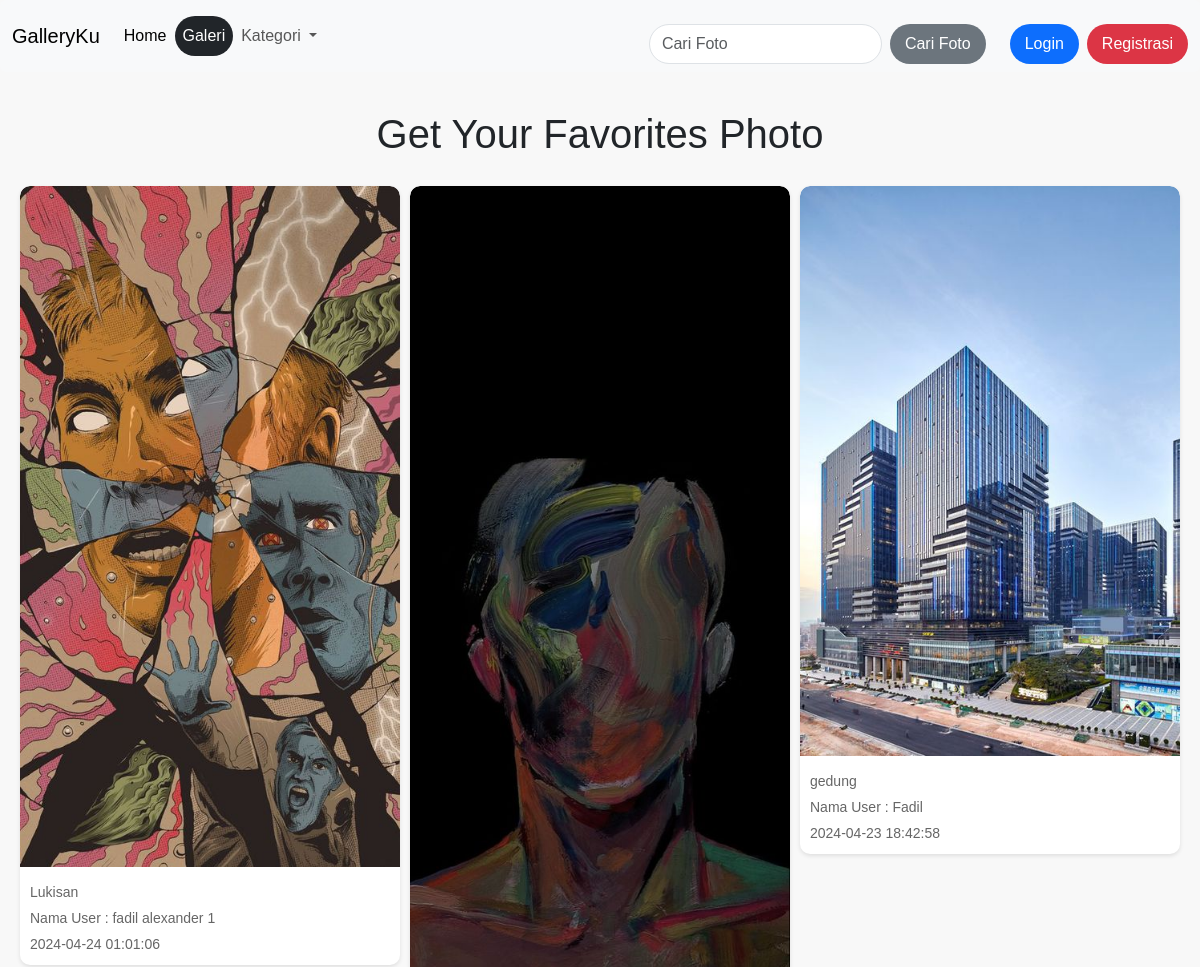
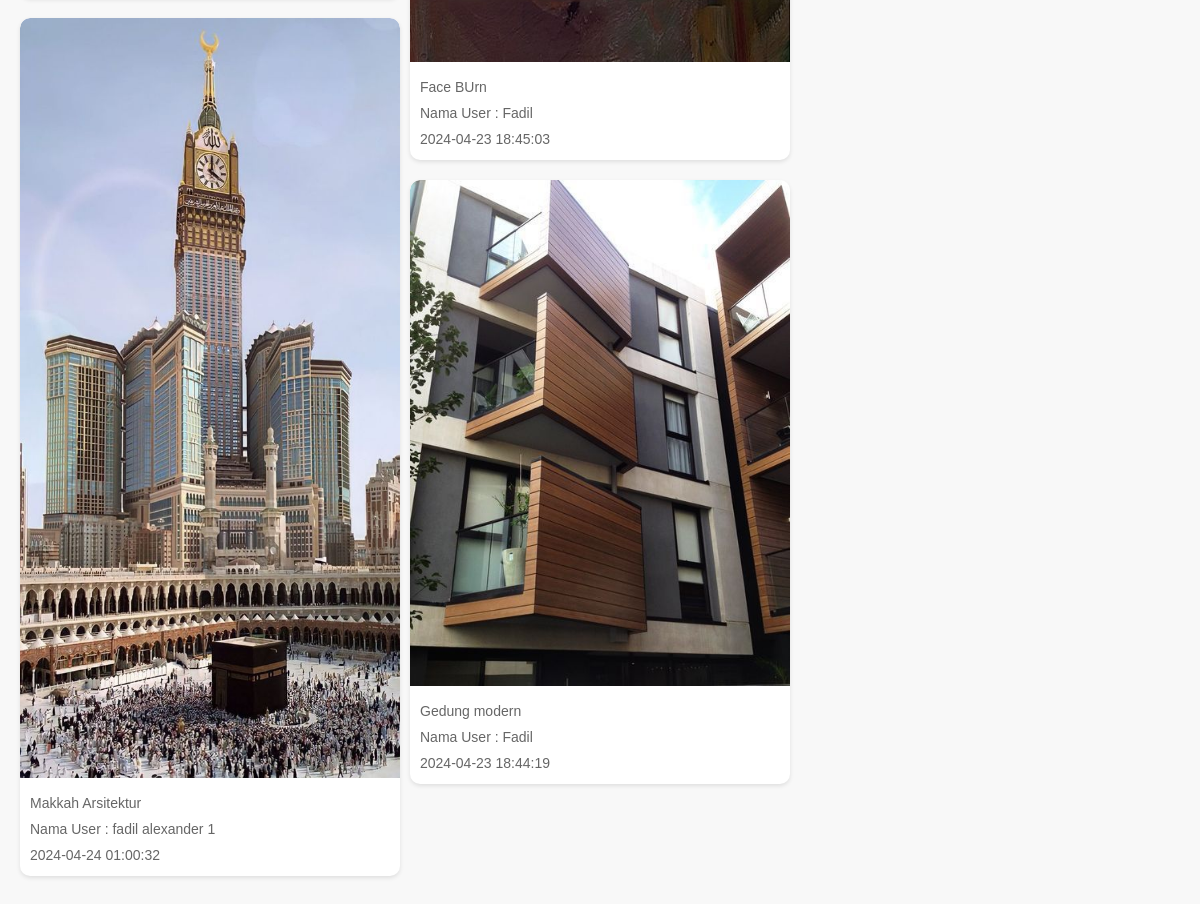
The page / on the database its author committed (2 pictures, top to bottom).
### tables this page shows
CREATE TABLE `tb_foto` (
  `image_id` int(11) NOT NULL,
  `category_id` int(11) NOT NULL,
  `category_name` varchar(100) NOT NULL,
  `admin_id` int(11) NOT NULL,
  `admin_name` varchar(100) NOT NULL,
  `image_name` varchar(100) NOT NULL,
  `image_description` text NOT NULL,
  `image` varchar(100) NOT NULL,
  `image_status` tinyint(1) NOT NULL,
  `date_created` timestamp NOT NULL DEFAULT CURRENT_TIMESTAMP ON UPDATE CURRENT_TIMESTAMP
);

### index.php (the view, shortened to what this page needs)
<?php
include 'koneksi.php';
?>
<!DOCTYPE html
    PUBLIC "-//W3C//DTD XHTML 1.0 Transitional//EN" "http://www.w3.org/TR/xhtml1/DTD/xhtml1-transitional.dtd">
<html xmlns="http://www.w3.org/1999/xhtml">
<head>
    <link href="https://cdn.jsdelivr.net/npm/bootstrap@5.3.3/dist/css/bootstrap.min.css" rel="stylesheet"
>
    <link rel="stylesheet" type="text/css" href="css/style.css">
</head>
<body>
    <nav class="navbar navbar-expand-lg bg-body-tertiary fixed-top mb-5 bg-body-tertiary rounded">
        <div class="container-fluid">
            <a class="navbar-brand" href="#">GalleryKu</a>
            <div class="collapse navbar-collapse" id="navbarSupportedContent">
                <ul class="navbar-nav me-auto mb-2 mb-lg-0">
                    <li class="nav-item">
                        <a class="nav-link active" aria-current="page" href="index.php">Home</a>
                    </li>
                    <li class="nav-item">
                        <a style="color:white;" class="nav-link bg-dark rounded-5 p-2" href="galeri.php">Galeri</a>
                    </li>
                    <li class="nav-item dropdown ">
                        <a class="nav-link dropdown-toggle" href="#" role="button" data-bs-toggle="dropdown"
                            aria-expanded="false">
                            Kategori
                        </a>
                    </li>
                </ul>
                <form class="d-flex mt-3" action="galeri.php">
                    <input class="form-control me-2 rounded-5" type="text" name="search" placeholder="Cari Foto" />
                    <input class="btn btn-secondary rounded-5" type="submit" name="cari" value="Cari Foto" />
                </form>
                <button class="btn btn-primary ms-4 mt-3 rounded-5"><a style="color: white;"
                        href="login.php">Login</a></button>
                <button class="btn btn-danger ms-2 mt-3 rounded-5"><a style="color: white;"
                        href="registrasi.php">Registrasi</a></button>
            </div>
        </div>
    </nav>
    <section>
        <center>
            <div style="margin-top:110px;">
                <h1>Get Your Favorites Photo</h1>
            </div>
        </center>
    </section>
    <div class="container-1">
        <?php
        $foto = mysqli_query($conn, "SELECT * FROM tb_foto WHERE image_status = 1 ORDER BY image_id DESC LIMIT 8");
        if (mysqli_num_rows($foto) > 0) {
            while ($p = mysqli_fetch_array($foto)) {
                ?>
                <a href="detail-image.php?id=<?php echo $p['image_id'] ?>">
                    <div class="item">
                        <img src="foto/<?php echo $p['image'] ?>" />
                        <div class="item-content">
                            <p class="nama"><?php echo substr($p['image_name'], 0, 30) ?></p>
                            <p class="admin">Nama User : <?php echo $p['admin_name'] ?></p>
                            <p class="nama"><?php echo $p['date_created'] ?></p>
                        </div>
                    </div>
                </a>
            <?php }
        } else { ?>
            <p>Foto tidak ada</p>
        <?php } ?>
    </div>
</body>
</html>

### css/style.css (style rules this page uses)
* { padding: 0; font-family: 'Quicksand', sans-serif; }
body { background-color: #f8f8f8; }
a { text-decoration: none; }
.btn { padding: 8px 15px; color: #FFF; border: none; cursor: pointer; }
a { color: black; }

### index.php (style rules this page uses)
.container-1 { column-count: 3; column-gap: 10px; padding: 20px; }
.item { display: inline-block; width: 100%; background-color: #fff; border-radius: 10px; box-shadow: 0 2px 4px rgba(0, 0, 0, 0.1); margin-bottom: 20px; overflow: hidden; }
.item img { width: 100%; height: auto; display: block; border-top-left-radius: 10px; border-top-right-radius: 10px; transition: transform 0.3s ease; }
.item-content { padding: 10px; }
.item-content p { margin: 5px 0 0; font-size: 14px; color: #666; }

### rows shown on the page
tb_foto: image (picture), image_name "Lukisan", admin_name "fadil alexander 1", date_created "2024-04-24 01:01:06"
tb_foto: image (picture), image_name "Makkah Arsitektur", admin_name "fadil alexander 1", date_created "2024-04-24 01:00:32"
tb_foto: image (picture), image_name "Face BUrn", admin_name "Fadil", date_created "2024-04-23 18:45:03"
tb_foto: image (picture), image_name "Gedung modern", admin_name "Fadil", date_created "2024-04-23 18:44:19"
tb_foto: image (picture), image_name "gedung", admin_name "Fadil", date_created "2024-04-23 18:42:58"
